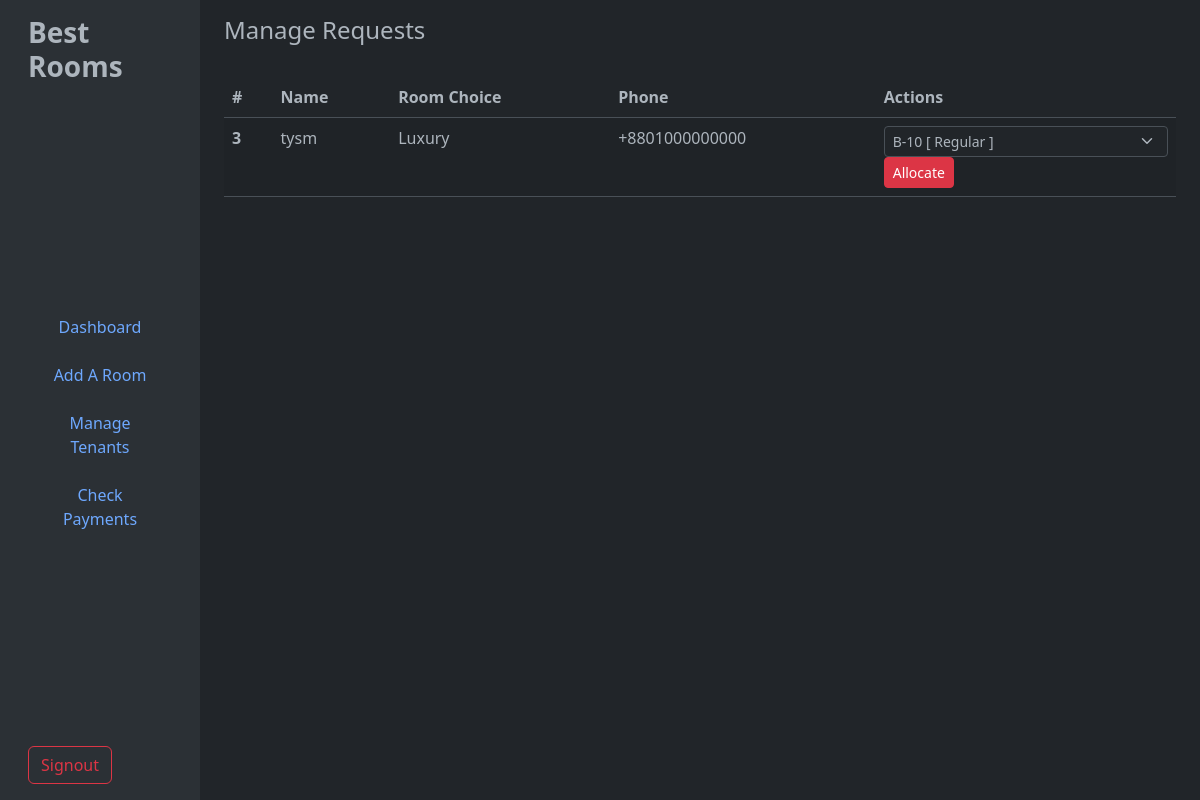
The page /seeapps (signed in) on the database as committed earlier.
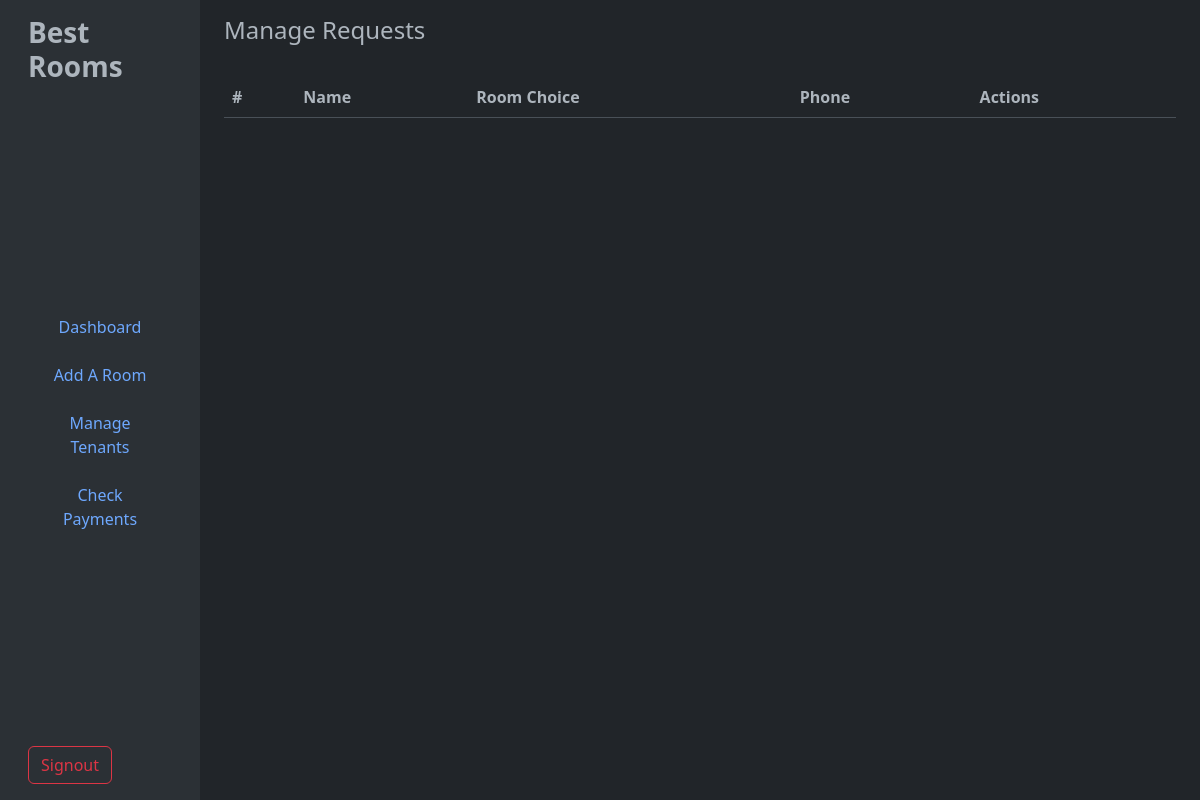
The same page on the database as committed later.
### tables this page shows
CREATE TABLE "joinReqs" (
	"requestID"	INTEGER,
	"Name"	TEXT, "roomChoice" TEXT, username TEXT, password TEXT, phone TEXT,
	PRIMARY KEY("requestID" AUTOINCREMENT)
);

### app.py (the view)
@app.route('/seeapps', methods=['GET', 'POST'])
def seeApps():
    if session['role']=='admin':
        if request.method == 'POST':
            req_id = request.form['req_id']
            room_id = request.form['room_id']
            name = request.form['name']
            phone = request.form['phone']
            username = request.form['username']
            password = request.form['password']
            allocateUser(username, password, req_id, phone, room_id, name)
            return redirect(url_for('seeApps'))
        else:
            data = getJoinReqs()
            available_rooms = getAvailableRooms()
            return render_template('applications.html', data=data, available_rooms=available_rooms)
    else:
        return redirect(url_for('customer'))

### database/admin.py (called while the page is built)
def dbConnect():
    return sqlite3.connect('database/main.db')

def getJoinReqs():
    connection = dbConnect()
    cursor = connection.cursor()
    cursor.execute(f"SELECT * FROM joinReqs")
    result = cursor.fetchall()
    connection.close()
    return result

def getAvailableRooms():
    connection = dbConnect()
    cursor = connection.cursor()
    cursor.execute(f"SELECT * FROM Rooms WHERE status='Available'")
    result = cursor.fetchall()
    connection.close()
    return result

### templates/applications.html (shortened to what this page needs)
{% extends "adminbase.html" %}
{% block content %}
<main class="col-md-9 bg-dark ms-sm-auto col-lg-10 px-md-4">
  <div class="d-flex justify-content-between flex-wrap flex-md-nowrap align-items-center pt-3 pb-2 mb-3">
    <h1 class="h4">Manage Requests</h1>
  </div>
  <div class="table-responsive">
    <table class="table table-striped table-hover">
      <thead>
        <tr>
          <th scope="col">#</th>
          <th scope="col">Name</th>
          <th scope="col">Room Choice</th>
          <th scope="col">Phone</th>
          <th scope="col">Actions</th>
        </tr>
      </thead>
      <tbody>
        {%for i in data%}
        <tr>
          <th scope="row">{{i[0]}}</th>
          <td>{{i[1]}}</td>
          <td>{{i[2]}}</td>
          <td>{{i[5]}}</td>
          <td>
              <form action="/seeapps" method="POST" style="display:inline;">
                <select name="room_id" class="form-select form-select-sm" required>
                  {% for room in available_rooms %}
                    <option value="{{ room[0] }}">{{ room[1] }} [ {{room[2]}} ]</option>
                  {% endfor %}
                </select>
                  <button class="btn btn-sm btn-danger" type="submit">Allocate</button>
              </form>
          </td>
        </tr>
        {%endfor%}
      </tbody>
    </table>
  </div>
</main>
{% endblock %}

Rows that differ between the two databases and show on the page:
removed joinReqs: requestID "3", Name "tysm", roomChoice "Luxury", phone "+8801000000000"
